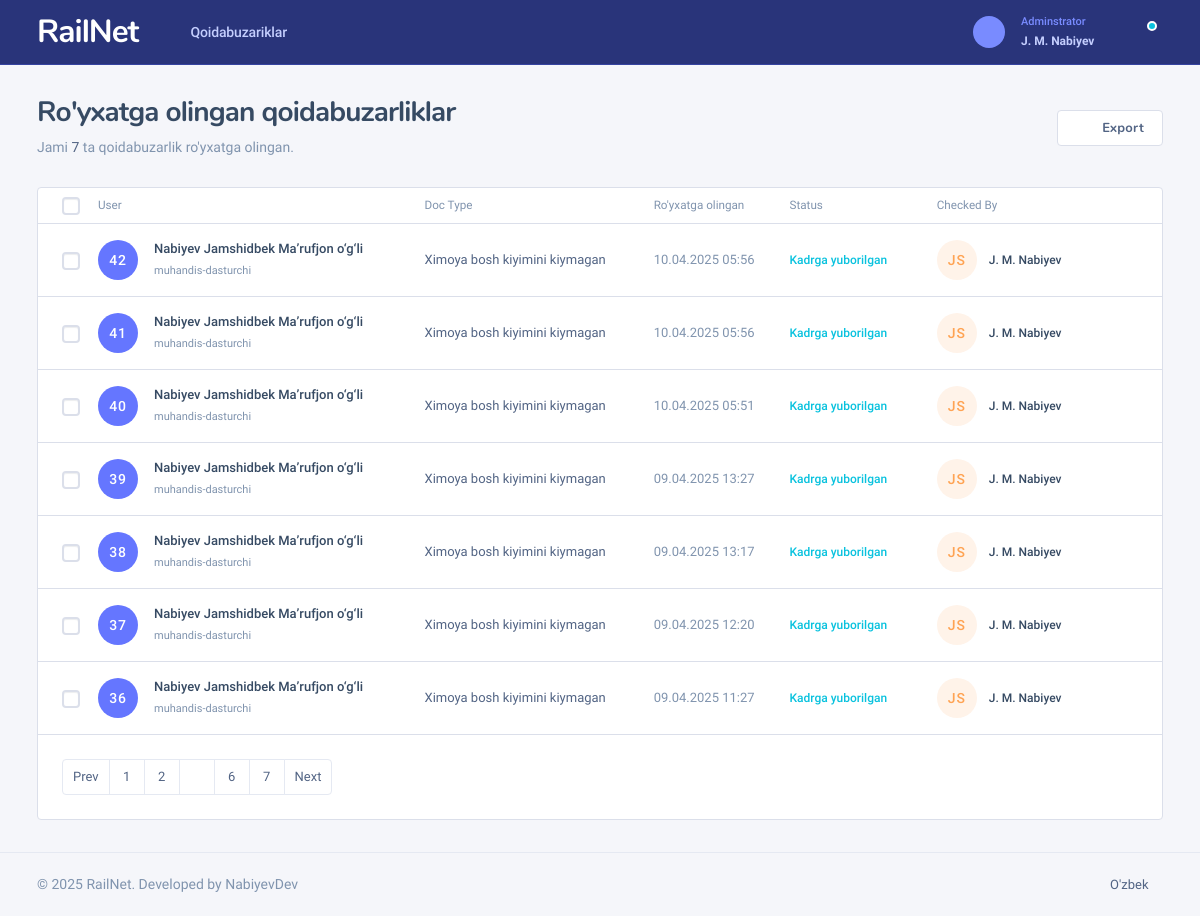
The app's page /safety/misconducts (signed in), older data.
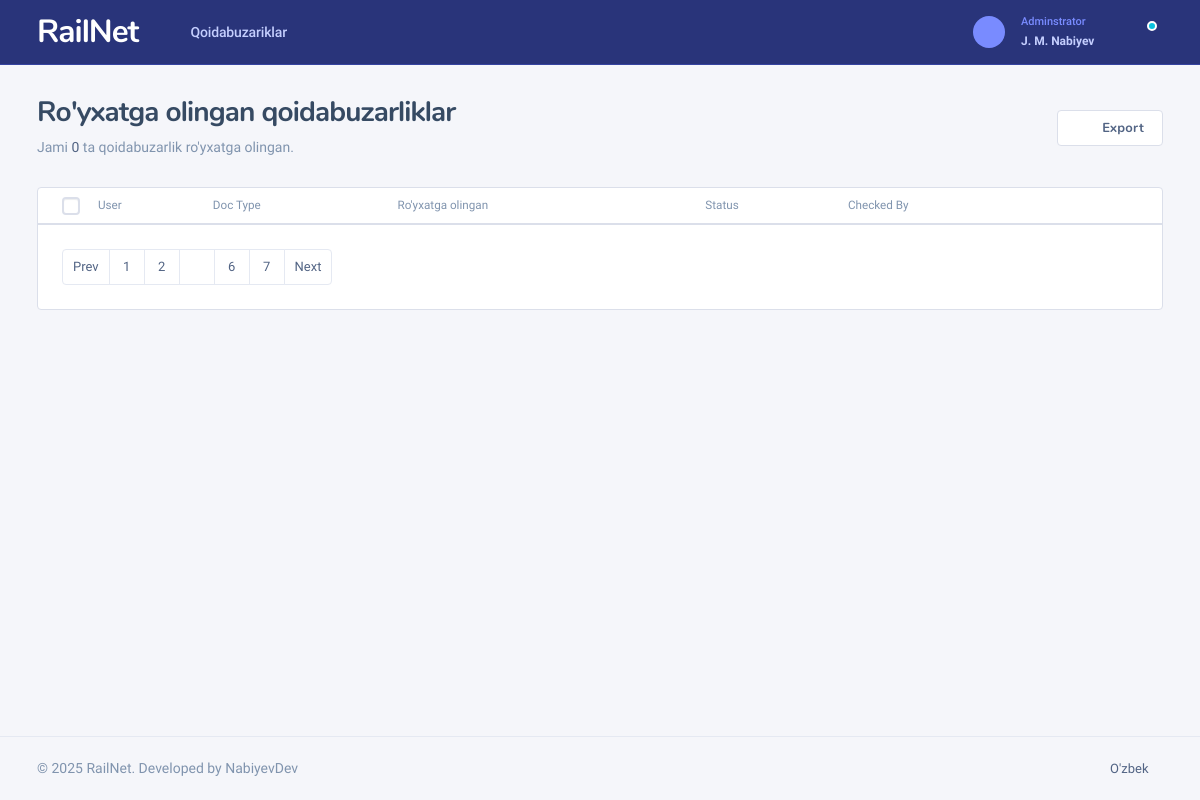
The same page, newer data.
### profiles/models.py (models this page shows)
class Profile(models.Model):
    user = models.OneToOneField(User, on_delete=models.CASCADE)
    role = models.ForeignKey(Role, on_delete=models.CASCADE, null=True, blank=True)
    full_name = models.CharField(max_length=255)
    def __str__(self):
        return self.full_name

class Role(models.Model):
    name = models.CharField(max_length=255)
    def __str__(self):
        return self.name

### safety/models.py (models this page shows, shortened)
class Misconduct(models.Model):
    created_by = models.ForeignKey(Profile, on_delete=models.CASCADE)
    fullname = models.CharField(max_length=120)
    company = models.CharField(max_length=120)
    factory = models.CharField(max_length=120, blank=True, null=True)
    position = models.CharField(max_length=120)
    worker_pin = models.IntegerField()
    reason = models.TextField(null=True, blank=True)
    comment = models.TextField(null=True, blank=True)
    status = models.CharField(max_length=50, default='sent_to_hr', choices=(
        ("sent_to_hr", "Kadrga yuborilgan"),
        ("ready_to_send", "Rahbarga yuborish uchun tayyor"),
        ("waiting_sign", "Imzolash kutilmoqda"),
        ("signed", "Imzolangan"),
        ("cancelled", "Bekor qilingan"),
    ))
    protocol = models.FileField(upload_to='generated/safety/', null=True, blank=True)
    behest = models.FileField(upload_to='generated/safety/', null=True, blank=True)
    coupon = models.IntegerField(null=True, blank=True)
    created_at = models.DateTimeField(auto_now_add=True)
    edited_at = models.DateTimeField(auto_now=True)

### safety/views.py (the view)
# urls.py: path('misconducts', MisconductList.as_view(), name = 'misconduct_list'),
class MisconductList(View):
    def get(self, request):
        misconducts = Misconduct.objects.all().order_by('-id')
        return render(request, 'safety/misconduct-list.html', context={"misconducts": misconducts})

### templates/safety/misconduct-list.html (shortened to what this page needs)
{% extends 'safety/base-safety.html' %}
{% load static %}
{% block content %}
<div class="nk-content-body">
    <div class="nk-block-head nk-block-head-sm">
        <div class="nk-block-between g-3">
            <div class="nk-block-head-content">
                <h3 class="nk-block-title page-title">Ro'yxatga olingan qoidabuzarliklar</h3>
                <div class="nk-block-des text-soft">
                    <p>Jami <span class="text-base">{{ misconducts.count }}</span> ta qoidabuzarlik ro'yxatga olingan.</p>
                </div>
            </div>
            <div class="nk-block-head-content">
                <a href="#" class="btn btn-outline-light bg-white d-none d-sm-inline-flex"><em class="icon ni ni-download-cloud"></em><span>Export</span></a>
            </div>
        </div>
    </div>
    <div class="nk-block">
        <div class="card card-bordered card-stretch">
            <div class="card-inner-group">
                <div class="card-inner p-0">
                    <div class="nk-tb-list nk-tb-ulist">
                        <div class="nk-tb-item nk-tb-head">
                            <div class="nk-tb-col nk-tb-col-check">
                                <div class="custom-control custom-control-sm custom-checkbox notext">
                                </div>
                            </div>
                            <div class="nk-tb-col"><span>User</span></div>
                            <div class="nk-tb-col tb-col-mb"><span>Doc Type</span></div>
                            <div class="nk-tb-col tb-col-lg"><span>Ro'yxatga olingan</span></div>
                            <div class="nk-tb-col tb-col-md"><span>Status</span></div>
                            <div class="nk-tb-col tb-col-lg"><span>Checked By</span></div>
                            <div class="nk-tb-col nk-tb-col-tools">&nbsp;</div>
                        </div>
                        {% for misconduct in misconducts %}
                            <div class="nk-tb-item">
                            <div class="nk-tb-col nk-tb-col-check">
                                <div class="custom-control custom-control-sm custom-checkbox notext">
                                </div>
                            </div>
                            <div class="nk-tb-col">
                                <div class="user-card">
                                    <div class="user-avatar bg-primary">
                                        <span>{{ misconduct.id }}</span>
                                    </div>
                                    <div class="user-info">
                                        <span class="tb-lead">{{ misconduct.fullname }} </span>
                                        <span>{{ misconduct.position }}</span>
                                    </div>
                                </div>
                            </div>
                            <div class="nk-tb-col tb-col-mb">
                                <span class="tb-lead-sub">{{ misconduct.reason }}</span>
                            </div>
                            <div class="nk-tb-col tb-col-lg">
                                <span class="tb-date">{{ misconduct.created_at|date:"d.m.Y H:i" }}</span>
                            </div>
                            <div class="nk-tb-col tb-col-md">
                                <span class="tb-status {% if misconduct.status == 'sent_to_hr' %} text-info {% else %} text-success {% endif %}">
                                    {{ misconduct.get_status_display }}
                                </span>
                                <span data-bs-toggle="tooltip" title="{{ misconduct.edited_at|date:'d.m.Y H:i' }}" data-bs-placement="top"><em class="icon ni ni-info"></em></span>
                            </div>
                            <div class="nk-tb-col tb-col-lg">
                                <div class="user-card">
                                    <div class="user-avatar user-avatar-xs bg-orange-dim">
                                        <span>JS</span>
                                    </div>
                                    <div class="user-name">
                                        <span class="tb-lead">{{ misconduct.created_by }}</span>
                                    </div>
                                </div>
                            </div>
                            <div class="nk-tb-col nk-tb-col-tools">
                                <ul class="nk-tb-actions gx-1">
                                    <li>
                                        <div class="drodown">
                                            <a href="#" class="dropdown-toggle btn btn-icon btn-trigger" data-bs-toggle="dropdown"><em class="icon ni ni-more-h"></em></a>
                                        </div>
                                    </li>
                                </ul>
                            </div>
                        </div>
                        {% endfor %}
                    </div>
                </div>
                <div class="card-inner">
                    <ul class="pagination justify-content-center justify-content-md-start">
                        <li class="page-item"><a class="page-link" href="#">Prev</a></li>
                        <li class="page-item"><a class="page-link" href="#">1</a></li>
                        <li class="page-item"><a class="page-link" href="#">2</a></li>
                        <li class="page-item"><span class="page-link"><em class="icon ni ni-more-h"></em></span></li>
                        <li class="page-item"><a class="page-link" href="#">6</a></li>
                        <li class="page-item"><a class="page-link" href="#">7</a></li>
                        <li class="page-item"><a class="page-link" href="#">Next</a></li>
                    </ul>
                </div>
            </div>
        </div>
    </div>
</div>
{% endblock content %}

### templates/safety/base-safety.html (shortened to what this page needs)
<!DOCTYPE html>
{% load static %}
<html lang="zxx" class="js">
{% block head %}
<head>
    <link rel="stylesheet" href="{% static 'assets/css/dashlite.css' %}?ver=3.1.1">
    <link id="skin-default" rel="stylesheet" href="{% static 'assets/css/theme.css' %}?ver=3.1.1">
</head>
{% endblock %}
<body class="nk-body npc-invest bg-lighter ">
    <div class="nk-app-root">
        <div class="nk-wrap ">
            <div class="nk-header nk-header-fluid is-theme">
                <div class="container-xl wide-xl">
                    <div class="nk-header-wrap">
                        <div class="nk-header-brand">
                            <a href="#" class="logo-link">
                                <h3 style="color: white;">RailNet</h3>
                            </a>
                        </div>
                        <div class="nk-header-menu" data-content="headerNav">
                            <ul class="nk-menu nk-menu-main ui-s2">
                                <li class="nk-menu-item has-sub">
                                    <a href="#" class="nk-menu-link nk-menu-toggle">
                                        <span class="nk-menu-text">Qoidabuzariklar</span>
                                    </a>
                                </li>
                            </ul>
                        </div>
                        <div class="nk-header-tools">
                            <ul class="nk-quick-nav">
                                <li class="dropdown notification-dropdown">
                                    <a href="#" class="dropdown-toggle nk-quick-nav-icon" data-bs-toggle="dropdown">
                                        <div class="icon-status icon-status-info"><em class="icon ni ni-bell"></em></div>
                                    </a>
                                </li>
                                <li class="dropdown user-dropdown order-sm-first">
                                    <a href="#" class="dropdown-toggle" data-bs-toggle="dropdown">
                                        <div class="user-toggle">
                                            <div class="user-avatar sm">
                                                <em class="icon ni ni-user-alt"></em>
                                            </div>
                                            <div class="user-info d-none d-xl-block">
                                                <div class="user-status">{{ user_role|default:request.user.profile.role }}</div>
                                                <div class="user-name dropdown-indicator">{{ user_fullname|default:request.user.profile.full_name }}</div>
                                            </div>
                                        </div>
                                    </a>
                                </li>
                            </ul>
                        </div>
                    </div>
                </div>
            </div>
            <div class="nk-content nk-content-fluid">
                <div class="container-xl wide-xl">
                    <div class="nk-content-inner">
                        {% block content %}
                        {% endblock content %}
                    </div>
                </div>
            </div>
            <div class="nk-footer nk-footer-fluid bg-lighter">
                <div class="container-xl">
                    <div class="nk-footer-wrap">
                        <div class="nk-footer-copyright"> &copy; 2025 RailNet. Developed by <a href="https://t.me/nabiyevdev" target="_blank">NabiyevDev</a>
                        </div>
                        <div class="nk-footer-links">
                            <ul class="nav nav-sm">
                                <li class="nav-item dropup">
                                    <a href="#" class="dropdown-toggle dropdown-indicator has-indicator nav-link text-base" data-bs-toggle="dropdown" data-offset="0,10"><span>O'zbek</span></a>
                                </li>
                            </ul>
                        </div>
                    </div>
                </div>
            </div>
        </div>
    </div>
</body>
</html>

Row changes from the older to the newer data that the page shows:
removed Misconduct: id "42", fullname "Nabiyev Jamshidbek Ma’rufjon o‘g‘li", position "muhandis-dasturchi", reason "Ximoya bosh kiyimini kiymagan", created_at "10.04.2025 05:56", status "Kadrga yuborilgan", created_by "J. M. Nabiyev"
removed Misconduct: id "41", fullname "Nabiyev Jamshidbek Ma’rufjon o‘g‘li", position "muhandis-dasturchi", reason "Ximoya bosh kiyimini kiymagan", created_at "10.04.2025 05:56", status "Kadrga yuborilgan", created_by "J. M. Nabiyev"
removed Misconduct: id "40", fullname "Nabiyev Jamshidbek Ma’rufjon o‘g‘li", position "muhandis-dasturchi", reason "Ximoya bosh kiyimini kiymagan", created_at "10.04.2025 05:51", status "Kadrga yuborilgan", created_by "J. M. Nabiyev"
removed Misconduct: id "39", fullname "Nabiyev Jamshidbek Ma’rufjon o‘g‘li", position "muhandis-dasturchi", reason "Ximoya bosh kiyimini kiymagan", created_at "09.04.2025 13:27", status "Kadrga yuborilgan", created_by "J. M. Nabiyev"
removed Misconduct: id "38", fullname "Nabiyev Jamshidbek Ma’rufjon o‘g‘li", position "muhandis-dasturchi", reason "Ximoya bosh kiyimini kiymagan", created_at "09.04.2025 13:17", status "Kadrga yuborilgan", created_by "J. M. Nabiyev"
removed Misconduct: id "37", fullname "Nabiyev Jamshidbek Ma’rufjon o‘g‘li", position "muhandis-dasturchi", reason "Ximoya bosh kiyimini kiymagan", created_at "09.04.2025 12:20", status "Kadrga yuborilgan", created_by "J. M. Nabiyev"
removed Misconduct: id "36", fullname "Nabiyev Jamshidbek Ma’rufjon o‘g‘li", position "muhandis-dasturchi", reason "Ximoya bosh kiyimini kiymagan", created_at "09.04.2025 11:27", status "Kadrga yuborilgan", created_by "J. M. Nabiyev"
Text that changed along with them:
{{ misconducts.count }}: "7" → "0"
